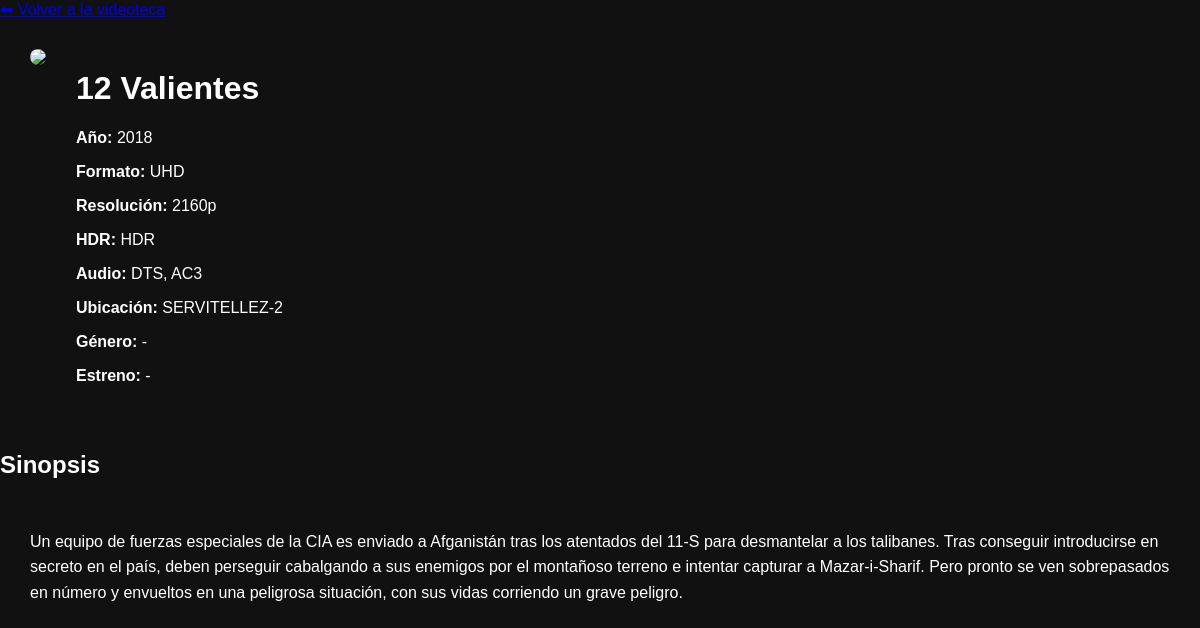
Screenshot of /pelicula/4 with the database file from the repository.
### tables this page shows
CREATE TABLE "peliculas" (
"ID" INTEGER,
  "Titulo" TEXT,
  "Anio" REAL,
  "Formato" TEXT,
  "Resolucion" TEXT,
  "HDR" TEXT,
  "Audio" TEXT,
  "RutaCaratula" TEXT,
  "Ubicacion" TEXT,
  "TextoOriginal" TEXT,
  "Sinopsis" TEXT,
  "Genero" TEXT,
  "FechaEstreno" TEXT,
  "TituloOriginal" TEXT
);

### app.py (the view)
@app.route("/pelicula/<int:id>")
def pelicula(id):
    con = conexion()
    cur = con.cursor()
    cur.execute(
        """
        SELECT *
        FROM peliculas
        WHERE rowid=?
        """,
        (id,)
    )
    pelicula = cur.fetchone()
    con.close()
    return render_template(
        "pelicula.html",
        pelicula=pelicula
    )

### app.py (called while the page is built)
def conexion():
    con = sqlite3.connect(
        "peliculas.db"
    )
    con.row_factory = sqlite3.Row
    return con

### templates/pelicula.html (shortened to what this page needs)
<!DOCTYPE html>
<html lang="es">
<head>
    <link rel="stylesheet"
          href="{{ url_for('static',
                           filename='css/style.css') }}">
</head>
<body>
<a class="volver" href="/">⬅ Volver a la videoteca</a>
<div class="detalle">
    <div class="poster-grande">
        {% if pelicula["RutaCaratula"] %}
        <img src="/static/caratulas/{{ pelicula['RutaCaratula'].split('\\')[-1].replace(':','') }}">
        {% endif %}
    </div>
    <div class="info">
        <h1>{{ pelicula["Titulo"] }}</h1>
        <p>
            <strong>Año:</strong>
            {{ pelicula["Anio"]|int }}
        </p>
        <p>
            <strong>Formato:</strong>
            {{ pelicula["Formato"] if pelicula["Formato"] else "-" }}
        </p>
        <p>
            <strong>Resolución:</strong>
            {{ "-" if pelicula["Resolucion"] in [None, "None", ""] else pelicula["Resolucion"] }}
        </p>
        <p>
            <strong>HDR:</strong>
            {{ "-" if pelicula["HDR"] in [None, "None", ""] else pelicula["HDR"] }}
        </p>
        <p>
            <strong>Audio:</strong>
            {{ pelicula["Audio"] if pelicula["Audio"] else "-" }}
        </p>
        <p>
            <strong>Ubicación:</strong>
            {{ pelicula["Ubicacion"] if pelicula["Ubicacion"] else "-" }}
        </p>
        <p>
            <strong>Género:</strong>
            {{ pelicula["Genero"] if pelicula["Genero"] else "-" }}
        </p>
        <p>
            <strong>Estreno:</strong>
            {{ pelicula["FechaEstreno"] if pelicula["FechaEstreno"] else "-" }}
        </p>
    </div>
</div>
<h2>Sinopsis</h2>
<div class="sinopsis">
    {{ pelicula["Sinopsis"] }}
</div>
</body>
</html>

### static/css/style.css (style rules this page uses)
body { background:#111; color:white; font-family:Arial; margin:0; }
.detalle { display:flex; flex-wrap:wrap; gap:30px; padding:30px; }
.poster-grande img { width:300px; border-radius:10px; }
.info { flex:1; }
.sinopsis { padding:30px; line-height:1.6; }

### rows the page displays
peliculas: Titulo "12 Valientes", Anio "2018", Formato "UHD", Resolucion "2160p", HDR "HDR", Audio "DTS, AC3", Ubicacion "SERVITELLEZ-2", Sinopsis "Un equipo de fuerzas especiales de la CIA es enviado a Afganistán tras los atentados del 11-S para desmantelar a los talibanes. Tras conseguir introducirse en secreto en el país, deben perseguir cabalgando a sus enemigos por el montañoso terreno e intentar capturar a Mazar-i-Sharif. Pero pronto se ven sobrepasados en número y envueltos en una peligrosa situación, con sus vidas corriendo un grave peligro."

### other values shown
{{ pelicula["Genero"] if pelicula["Genero"] else "-" }} "-"
{{ pelicula["FechaEstreno"] if pelicula["FechaEstreno"] else "-" }} "-"
